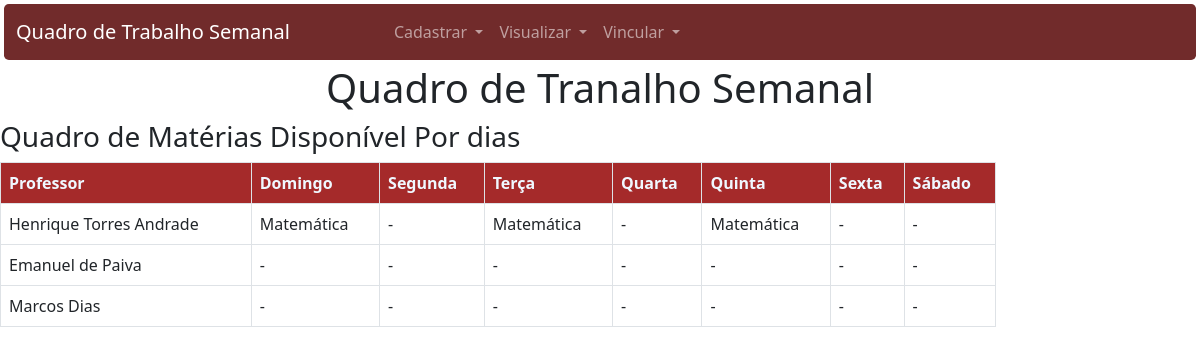
The app's page /, older data.
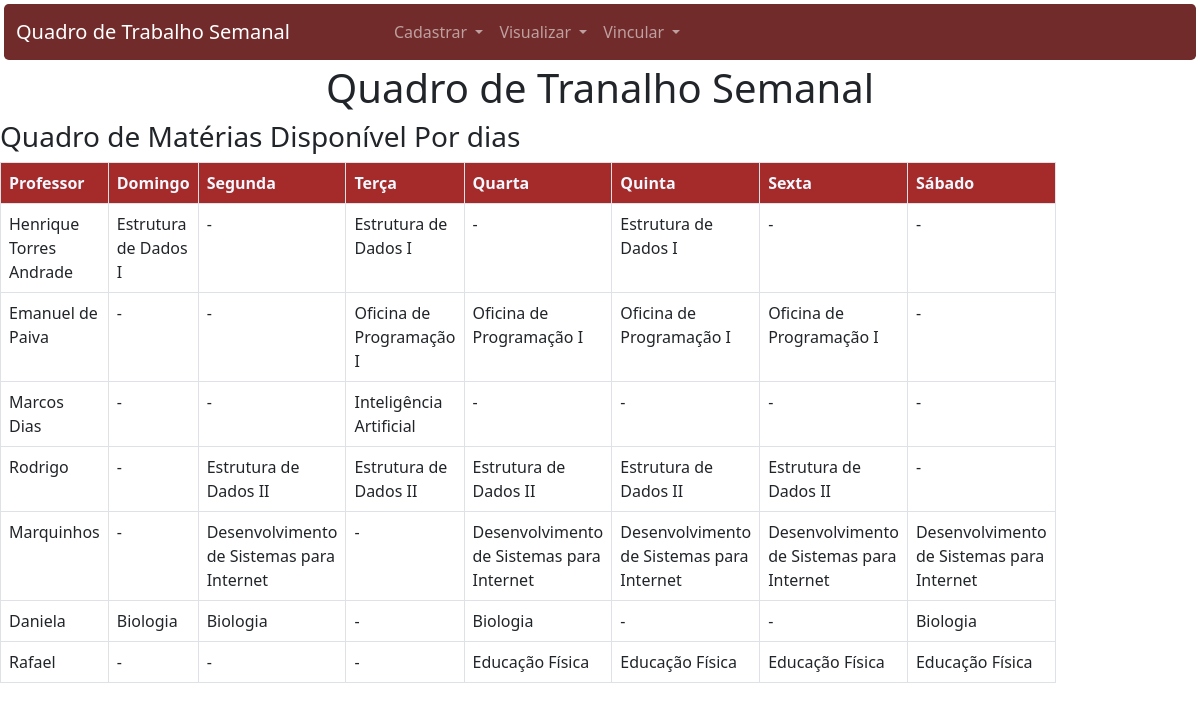
The same page, newer data.
### app_qts/models.py (models this page shows)
class Professor(models.Model):
    id_professor = models.AutoField(primary_key=True)
    nome = models.TextField(max_length=255)

class Materia(models.Model):
    id_materia = models.AutoField(primary_key=True)
    nome = models.TextField(max_length=255)

### app_qts/views.py (the view)
# urls.py: 2. Add a URL to urlpatterns:  path('', views.home, name='home')
def home(request): #nome que foi especificado no arquivos urls.py
    if not Dia.objects.exists():
        dias = ("Domingo", "Segunda", "Terça", "Quarta", "Quinta", "Sexta", "Sábado")
        for nome_dia in dias:
            dia = Dia(nome=nome_dia)
            dia.save()
    disp_dia_mat = Disponibilidade_Dia_Materia.objects.all()
    professores = Professor.objects.all()
    materias = Materia.objects.all()
    tabela_dados = [] # Armazena as linhas das tabelas
    for prof in professores:
        professor_atual = {dia: "-" for dia in range(1, 8)}  # Inicializa todos os dias com "-"
        for disp in disp_dia_mat:
            if disp.id_professor.id_professor == prof.id_professor:
                professor_atual[disp.id_dia.id_dia] = disp.id_materia.nome
        tabela_dados.append({
            'professor': prof.nome,
            'domingo': professor_atual[1],
            'segunda': professor_atual[2],
            'terca': professor_atual[3],
            'quarta': professor_atual[4],
            'quinta': professor_atual[5],
            'sexta': professor_atual[6],
            'sabado': professor_atual[7]
        })
        print(f'Professor: {prof.nome}, Domingo: {professor_atual[1]}'+
              f'Segunda: {professor_atual[2]}, Terça: {professor_atual[3]},' +
              f'Quarta: {professor_atual[4]}, Quinta: {professor_atual[5]},' +
              f'Sexta: {professor_atual[6]}, Sábado: {professor_atual[7]}')
    contexto = {'tabela_dados': tabela_dados}
    return render(request, 'qts/home.html', contexto)

### app_qts/templates/qts/home.html
{% extends 'qts/base.html' %}
{% block conteudo %}
<div class="text-center">
    <h1>Quadro de Tranalho Semanal</h1>
</div>
<div class="row">
    <div class="col-10">
        <h3>Quadro de Matérias Disponível Por dias</h3>
        <table class="table table-bordered">
            <thead style="background-color: brown; color: aliceblue;">
                <th>Professor</th>
                <th>Domingo</th>
                <th>Segunda</th>
                <th>Terça</th>
                <th>Quarta</th>
                <th>Quinta</th>
                <th>Sexta</th>
                <th>Sábado</th>
            </thead>
            {% for linha in tabela_dados %}
                <tr>
                    <td>{{ linha.professor }}</td>
                    <td>{{ linha.domingo }}</td>
                    <td>{{ linha.segunda }}</td>
                    <td>{{ linha.terca }}</td>
                    <td>{{ linha.quarta }}</td>
                    <td>{{ linha.quinta }}</td>
                    <td>{{ linha.sexta }}</td>
                    <td>{{ linha.sabado }}</td>
                </tr>
            {% endfor %}
        </table>
    </div>
</div>
{% endblock %}

Row changes from the older to the newer data that the page shows:
no longer on this page (row unchanged): Materia: domingo "Matemática", terca "Matemática", quinta "Matemática"
added Materia: domingo "Estrutura de Dados I", terca "Estrutura de Dados I", quinta "Estrutura de Dados I"
added Materia: terca "Oficina de Programação I", quarta "Oficina de Programação I", quinta "Oficina de Programação I", sexta "Oficina de Programação I"
added Materia: terca "Inteligência Artificial"
added Professor: professor "Rodrigo"
added Materia: segunda "Estrutura de Dados II", terca "Estrutura de Dados II", quarta "Estrutura de Dados II", quinta "Estrutura de Dados II", sexta "Estrutura de Dados II"
added Professor: professor "Marquinhos"
added Materia: segunda "Desenvolvimento de Sistemas para Internet", quarta "Desenvolvimento de Sistemas para Internet", quinta "Desenvolvimento de Sistemas para Internet", sexta "Desenvolvimento de Sistemas para Internet", sabado "Desenvolvimento de Sistemas para Internet"
added Professor: professor "Daniela"
now on this page (row unchanged): Materia: domingo "Biologia", segunda "Biologia", quarta "Biologia", sabado "Biologia"
added Professor: professor "Rafael"
now on this page (row unchanged): Materia: quarta "Educação Física", quinta "Educação Física", sexta "Educação Física", sabado "Educação Física"
Text that changed along with them:
new list line: "Henrique Torres Andrade"
new list line: "Emanuel de Paiva"
new list line: "Marcos Dias"
list line gone: "Henrique Torres Andrade"
list line gone: "Emanuel de Paiva"
list line gone: "Marcos Dias"
